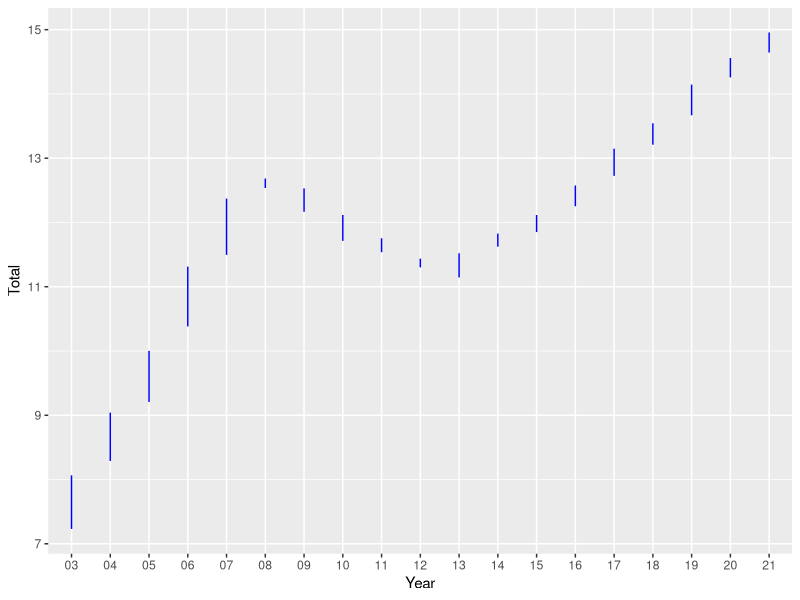
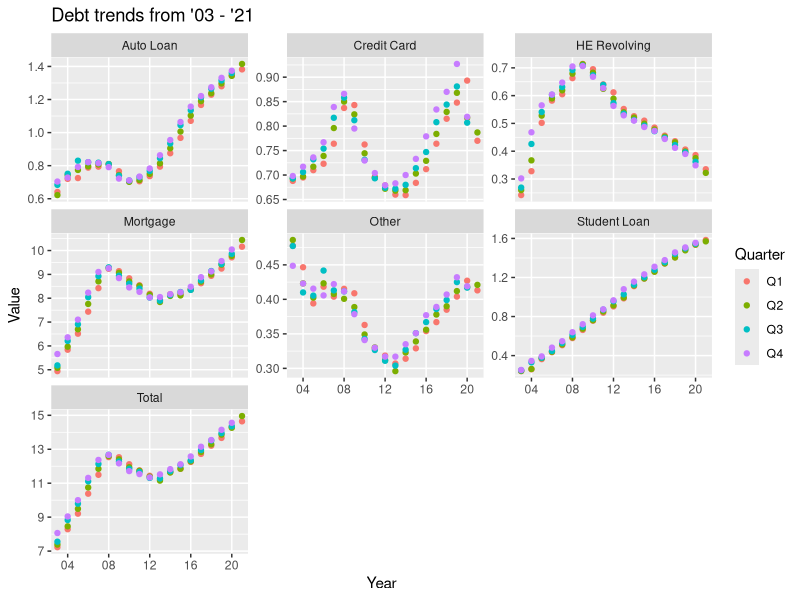

Here is the R script that generated these plots, in order:
## ---- chunk 1
#| label: setup
#| warning: false
#| message: false

library(tidyverse)
library(ggplot2)
library(readxl)

knitr::opts_chunk$set(echo = TRUE, warning=FALSE, message=FALSE)
## ---- chunk 2
data <- read_excel("_data/debt_in_trillions.xlsx")
head(data)
nrow(data)
unique(data$`Year and Quarter`)
## ---- chunk 3
tidy_data <- data %>%
  separate(`Year and Quarter`, c('Year', 'Quarter'), sep = ":")
head(tidy_data)
nrow(tidy_data)
unique(tidy_data$Year)
## ---- chunk 4
scatter <- tidy_data %>%
  ggplot(mapping=aes(x = Year)) +  
  geom_line(aes(y = `Total`), color = "blue")
scatter
## ---- chunk 5
pivot_data <- tidy_data %>%
  pivot_longer(!c(Year, Quarter), names_to = "Type", values_to = "Value" )

pivot_data
## ---- chunk 6
data_plot <- pivot_data %>% ggplot(mapping = aes(x = Year, y = Value))

data_plot +
  geom_point(aes(color = Quarter,)) +
  facet_wrap(~Type, scales = "free_y") + 
  guides() +
  labs(title="Debt trends from '03 - '21")+
  scale_x_discrete(breaks = c('04', '08', '12', '16', '20'))
